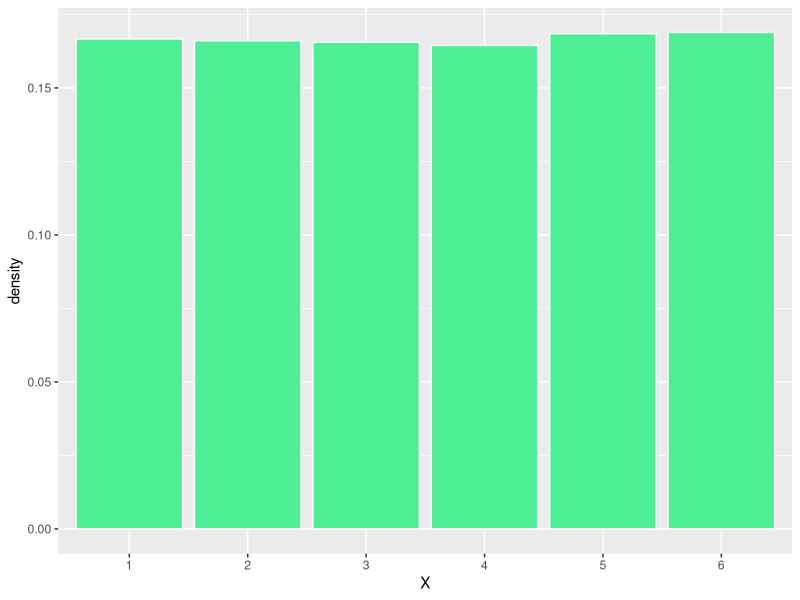
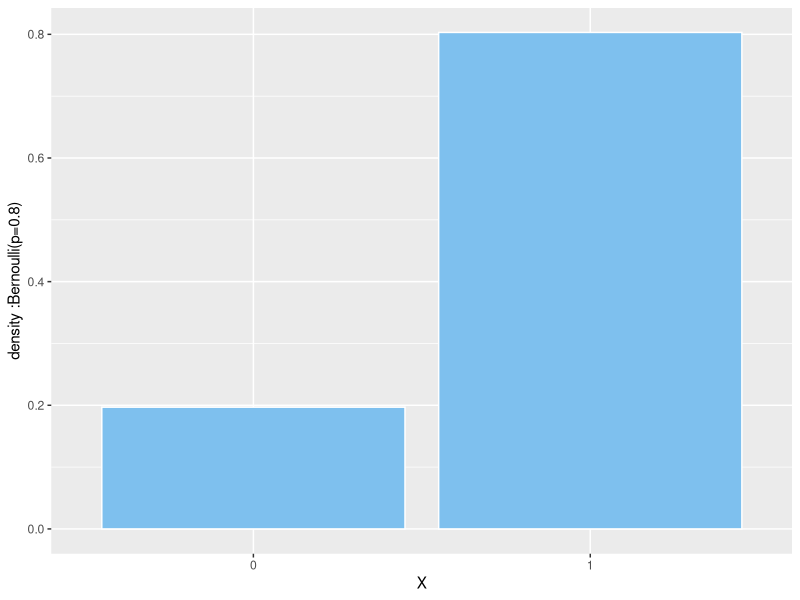
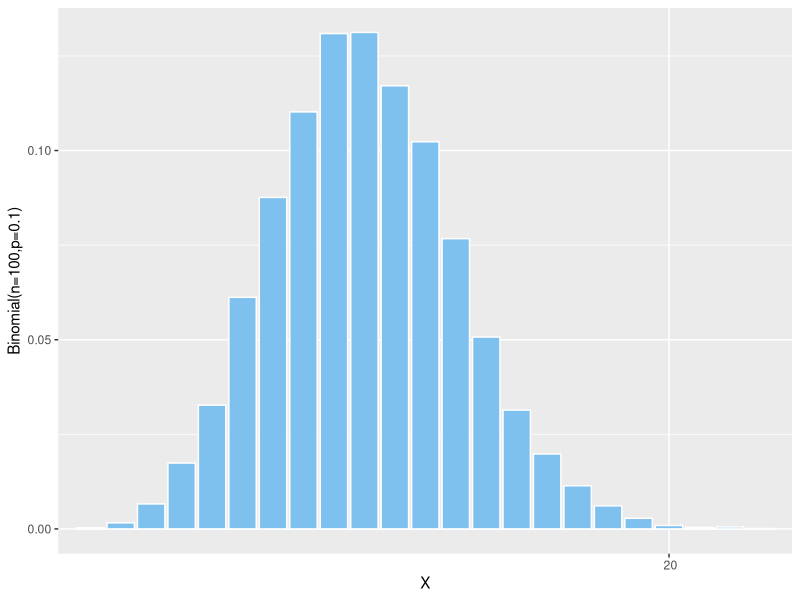
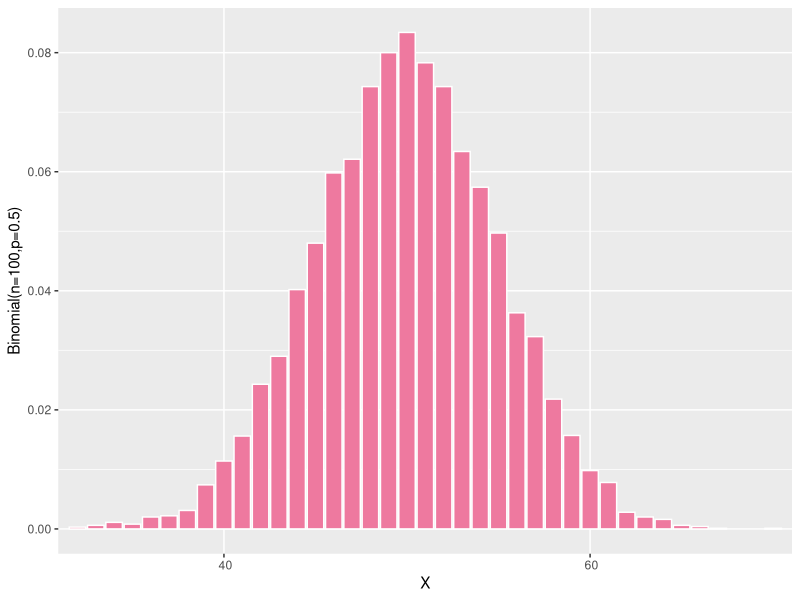
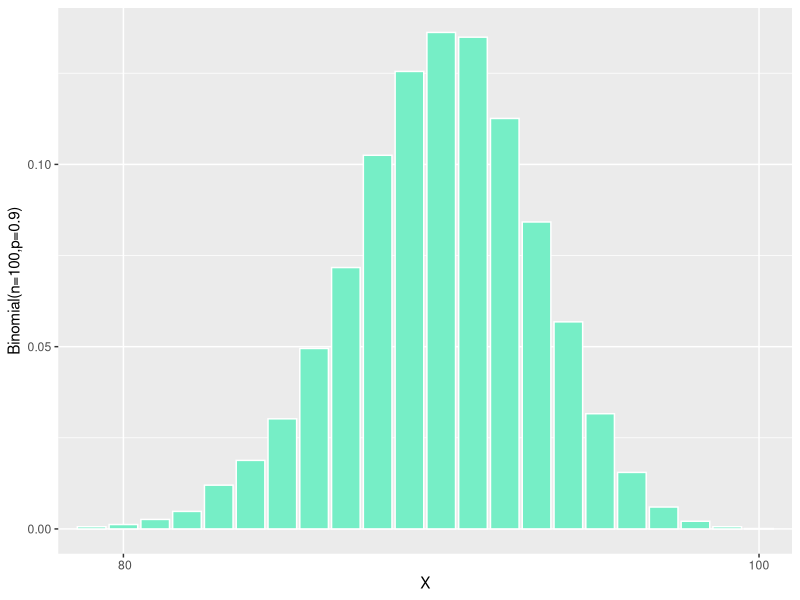
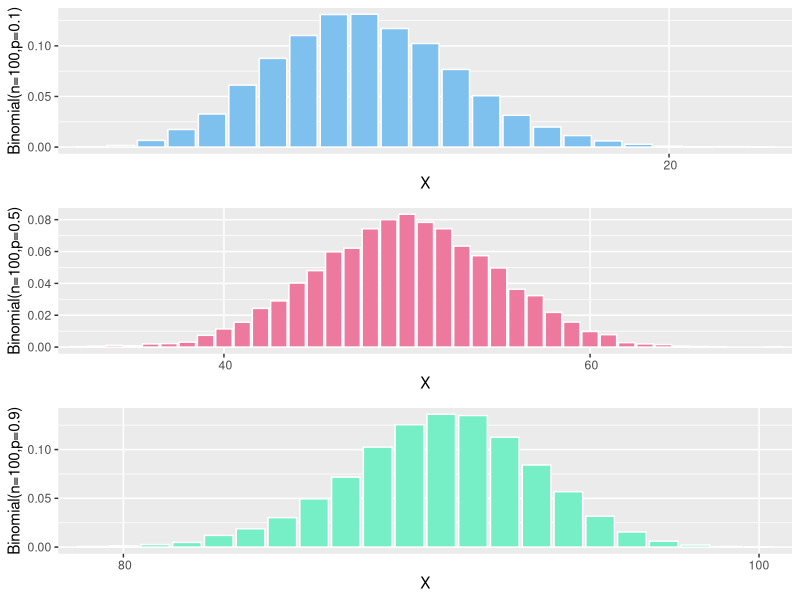
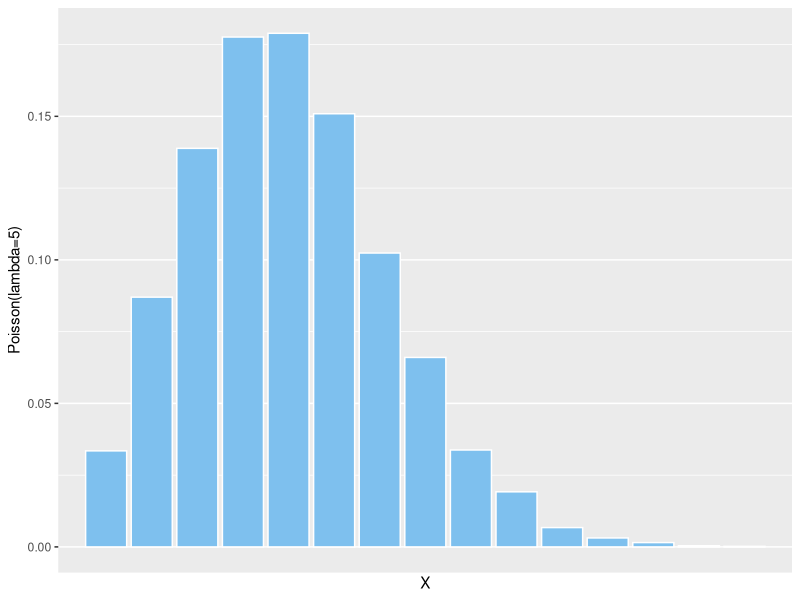
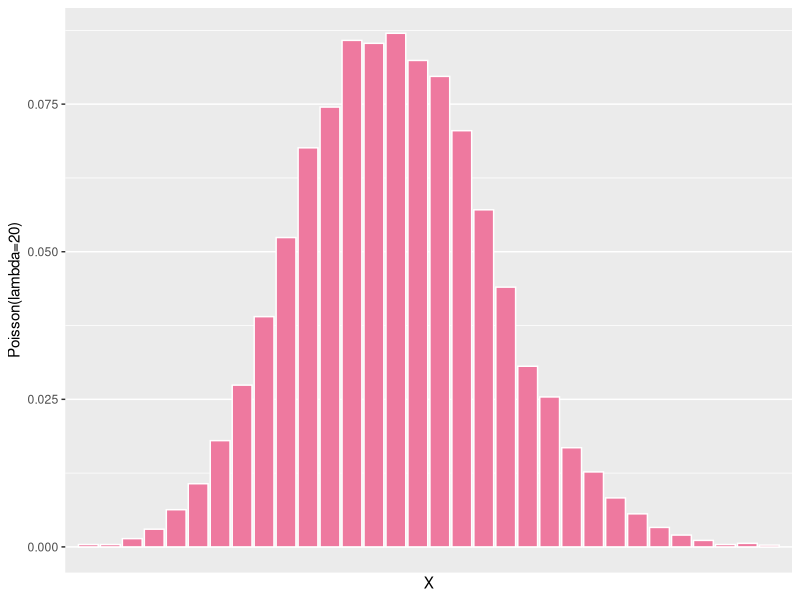

Here is the R script that generated these plots, in order:
library(ggplot2)
library(scales)
multiplot <- function(..., plotlist=NULL, file, cols=1, layout=NULL) {
  library(grid)
  
  # Make a list from the ... arguments and plotlist
  plots <- c(list(...), plotlist)
  
  numPlots = length(plots)
  
  # If layout is NULL, then use 'cols' to determine layout
  if (is.null(layout)) {
    # Make the panel
    # ncol: Number of columns of plots
    # nrow: Number of rows needed, calculated from # of cols
    layout <- matrix(seq(1, cols * ceiling(numPlots/cols)),
                     ncol = cols, nrow = ceiling(numPlots/cols))
  }
  
  if (numPlots==1) {
    print(plots[[1]])
    
  } else {
    # Set up the page
    grid.newpage()
    pushViewport(viewport(layout = grid.layout(nrow(layout), ncol(layout))))
    
    # Make each plot, in the correct location
    for (i in 1:numPlots) {
      # Get the i,j matrix positions of the regions that contain this subplot
      matchidx <- as.data.frame(which(layout == i, arr.ind = TRUE))
      
      print(plots[[i]], vp = viewport(layout.pos.row = matchidx$row,
                                      layout.pos.col = matchidx$col))
    }
  }
}
# uniform
x=sample(1:6,100000,replace = T)
d=data.frame(x=x)
ggplot(d,aes(x=as.factor(x)))+
  geom_bar(fill='seagreen2',color='white',aes(y=..count../sum(..count..)))+
  ylab('density')+xlab('X')
#bernoulli
x=sample(c(0,1),10000,replace=T,p=c(0.2,0.8))
d=data.frame(x=x)
ggplot(d,aes(x=as.factor(x)))+
  geom_bar(fill='skyblue2',color='white',aes(y=..count../sum(..count..)))+
  ylab('density :Bernoulli(p=0.8)')+xlab('X')

#binomial

x=rbinom(10000,100,0.1)
d=data.frame(x=x)
p1=ggplot(d,aes(x=as.factor(x)))+
  geom_bar(fill='skyblue2',color='white',aes(y=..count../sum(..count..)))+
  ylab('Binomial(n=100,p=0.1)')+xlab('X')+scale_x_discrete(breaks= pretty_breaks(),limits=c(1:100))
p1

x=rbinom(10000,100,0.5)
d=data.frame(x=x)
p2=ggplot(d,aes(x=as.factor(x)))+
  geom_bar(fill='palevioletred2',color='white',aes(y=..count../sum(..count..)))+
  ylab('Binomial(n=100,p=0.5)')+xlab('X')+scale_x_discrete(breaks= pretty_breaks(),limits=c(1:100))
p2

x=rbinom(10000,100,0.9)
d=data.frame(x=x)
p3=ggplot(d,aes(x=as.factor(x)))+
  geom_bar(fill='aquamarine2',color='white',aes(y=..count../sum(..count..)))+
  ylab('Binomial(n=100,p=0.9)')+xlab('X')+scale_x_discrete(breaks= pretty_breaks(),limits=c(1:100))
p3

multiplot(p1,p2,p3)

# Poisson

x=rpois(10000,5)
d=data.frame(x=x)
p1=ggplot(d,aes(x=as.factor(x)))+
  geom_bar(fill='skyblue2',color='white',aes(y=..count../sum(..count..)))+
  ylab('Poisson(lambda=5)')+xlab('X')+scale_x_discrete(breaks= pretty_breaks(),limits=c(1:150))
p1

x=rpois(10000,20)
d=data.frame(x=x)
p2=ggplot(d,aes(x=as.factor(x)))+
  geom_bar(fill='palevioletred2',color='white',aes(y=..count../sum(..count..)))+
  ylab('Poisson(lambda=20)')+xlab('X')+scale_x_discrete(breaks= pretty_breaks(),limits=c(1:150))
p2

x=rpois(10000,100)
d=data.frame(x=x)
p3=ggplot(d,aes(x=as.factor(x)))+
  geom_bar(fill='aquamarine2',color='white',aes(y=..count../sum(..count..)))+
  ylab('Poisson(lambda=200)')+xlab('X')+scale_x_discrete(breaks= pretty_breaks(),limits=c(1:150))
p3

multiplot(p1,p2,p3)


#exponential

x=rexp(10000,0.5)
d=data.frame(x=x)
p1=ggplot(d,aes(x=x))+
  geom_histogram(bins=300,fill='aquamarine2',color='aquamarine2',aes(y=..count../sum(..count..)))+
  ylab('Exp(lambda=0.5)')+xlab('X')+scale_x_continuous(limits=c(0,10))
p1

x=rexp(10000,5)
d=data.frame(x=x)
p2=ggplot(d,aes(x=x))+
  geom_histogram(bins=300,fill='skyblue2',color='skyblue2',aes(y=..count../sum(..count..)))+
  ylab('Exp(lambda=5)')+xlab('X')+scale_x_continuous(limits=c(0,10))
p2


x=rexp(10000,10)
d=data.frame(x=x)
p3=ggplot(d,aes(x=x))+
  geom_histogram(bins=300,fill='palevioletred2',color='palevioletred2',aes(y=..count../sum(..count..)))+
  ylab('Exp(lambda=10)')+xlab('X')+scale_x_continuous(limits=c(0,10))
p3

# gemoteric 

x=rgeom(10000,0.1)
d=data.frame(x=x)
p1=ggplot(d,aes(x=x))+
  geom_histogram(bins=300,fill='aquamarine2',color='aquamarine2',aes(y=..count../sum(..count..)))+
  ylab('Geom(p=0.1)')+xlab('X')+scale_x_continuous(limits=c(0,70))+scale_y_continuous(limits=c(0,.3))
p1

x=rgeom(10000,0.2)
d=data.frame(x=x)
p2=ggplot(d,aes(x=x))+
  geom_histogram(bins=300,fill='skyblue2',color='skyblue2',aes(y=..count../sum(..count..)))+
  ylab('Geom(p=0.2)')+xlab('X')+scale_x_continuous(limits=c(0,70))+scale_y_continuous(limits=c(0,.3))
p2


x=rgeom(10000,0.5)
d=data.frame(x=x)
p3=ggplot(d,aes(x=x))+
  geom_histogram(bins=300,fill='palevioletred2',color='palevioletred2',aes(y=..count../sum(..count..)))+
  ylab('Geom(p=0.5)')+xlab('X')+scale_x_continuous(limits=c(0,70))+scale_y_continuous(limits=c(0,.3))
p3

multiplot(p1,p2,p3)

# geometric distribution variance 

x=runif(100,min=0,max=0.8)
y=x/((1-x)^2)

qplot(x,y)

# negative binomial 

mp=function(r,p,xlim,ylim,color){
  x=rnbinom(10000,r,p)
  d=data.frame(x=x)
  plot=ggplot(d,aes(x=x))+
    geom_histogram(bins=300,fill=color,color=color,aes(y=..count../sum(..count..)))+
    ylab(paste0('NegBinom(',r,',',p,')'))+xlab('X')+scale_x_continuous(limits=c(0,xlim))+scale_y_continuous(limits=c(0,ylim))
  return(plot)
}

p1=mp(3,0.1,50,0.20,'aquamarine2')
p2=mp(3,0.2,50,0.20,'skyblue2')
p3=mp(3,0.5,50,0.20,'palevioletred2')

p4=mp(6,0.1,50,0.20,'aquamarine2')
p5=mp(6,0.2,50,0.20,'skyblue2')
p6=mp(6,0.5,50,0.20,'palevioletred2')

p7=mp(9,0.1,50,0.20,'aquamarine2')
p8=mp(9,0.2,50,0.20,'skyblue2')
p9=mp(9,0.5,50,0.20,'palevioletred2')


multiplot(p1,p2,p3)
multiplot(p4,p5,p6)
multiplot(p7,p8,p9)

multiplot(p1,p2,p3,p4,p5,p6,p7,p8,p9,cols=3)

